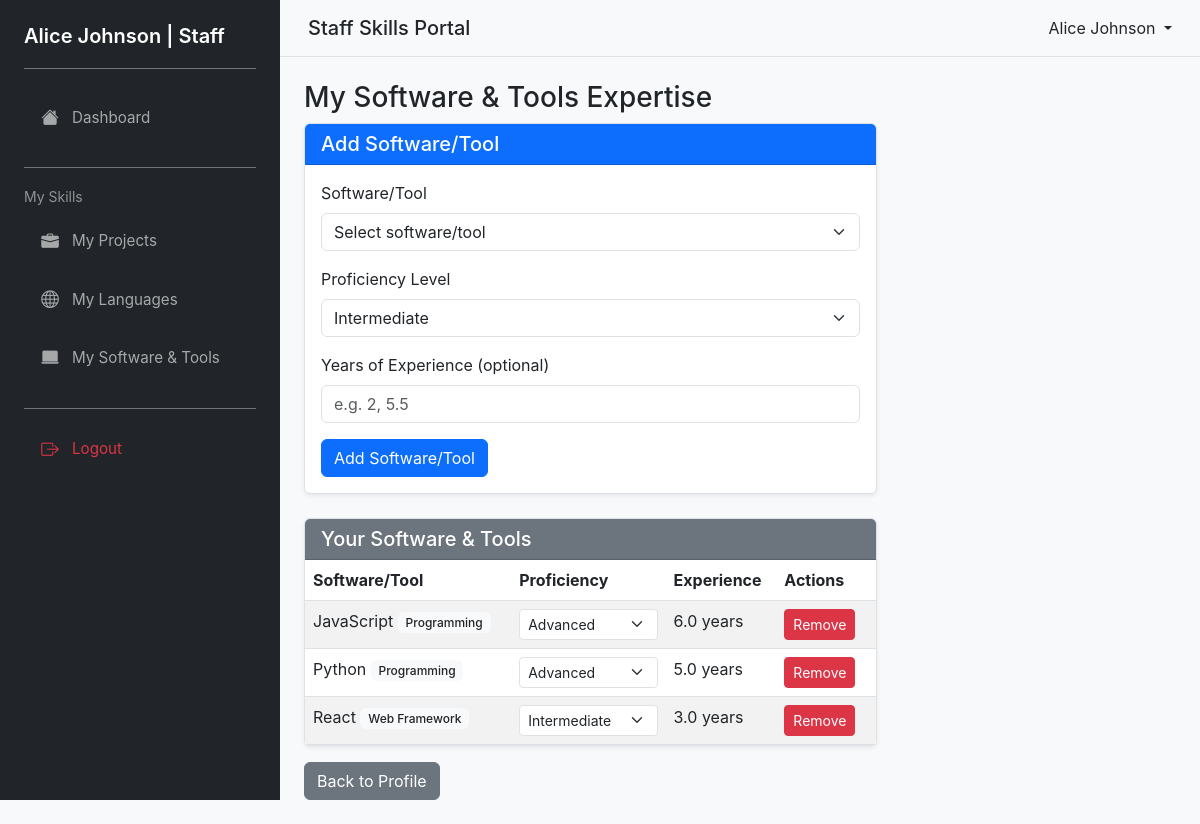
Screenshot of /pages/user_software_expertise.php (signed in) with the database file from the repository.
### tables this page shows
CREATE TABLE IF NOT EXISTS user_software_expertise (
  id INT AUTO_INCREMENT PRIMARY KEY,
  user_id INT NOT NULL,
  software_expertise_id INT NOT NULL,
  proficiency VARCHAR(50) NOT NULL DEFAULT 'Intermediate',
  years_experience DECIMAL(3,1),
  created_at TIMESTAMP DEFAULT CURRENT_TIMESTAMP,
  UNIQUE KEY unique_user_software (user_id, software_expertise_id),
  FOREIGN KEY (user_id) REFERENCES users(id) ON DELETE CASCADE,
  FOREIGN KEY (software_expertise_id) REFERENCES software_expertise(id) ON DELETE CASCADE
);

CREATE TABLE IF NOT EXISTS software_expertise (
  id INT AUTO_INCREMENT PRIMARY KEY,
  name VARCHAR(120) NOT NULL UNIQUE,
  category VARCHAR(100),
  created_at TIMESTAMP DEFAULT CURRENT_TIMESTAMP
);

### pages/user_software_expertise.php (the view, shortened to what this page needs)
<?php
require_once __DIR__ . '/../includes/header.php';
$pdo = getPDO();
$user_id = $_SESSION['user']['id'];
$userSoftware = $pdo->prepare('SELECT usp.id, usp.software_expertise_id, se.name, se.category, usp.proficiency, usp.years_experience FROM user_software_expertise usp JOIN software_expertise se ON usp.software_expertise_id = se.id WHERE usp.user_id = ? ORDER BY se.category ASC, se.name ASC');
$userSoftware->execute([$user_id]);
$userSoftwareList = $userSoftware->fetchAll();
?>
<div class="row">
    <div class="col-md-8">
        <h3>My Software & Tools Expertise</h3>
        <div class="card mb-4">
            <div class="card-header bg-primary text-white">
                <h5 class="mb-0">Add Software/Tool</h5>
            </div>
            <div class="card-body">
                <form method="post">
                    <div class="mb-3">
                        <label class="form-label">Software/Tool</label>
                        <select class="form-select" name="software_id" required>
                            <option value="">Select software/tool</option>
                        </select>
                    </div>
                    <div class="mb-3">
                        <label class="form-label">Proficiency Level</label>
                        <select class="form-select" name="proficiency" required>
                            <option value="Intermediate" selected>Intermediate</option>
                        </select>
                    </div>
                    <div class="mb-3">
                        <label class="form-label">Years of Experience (optional)</label>
                        <input type="number" step="0.5" min="0" class="form-control" name="years_experience" placeholder="e.g. 2, 5.5">
                    </div>
                    <button class="btn btn-primary">Add Software/Tool</button>
                </form>
            </div>
        </div>
        <div class="card">
            <div class="card-header bg-secondary text-white">
                <h5 class="mb-0">Your Software & Tools</h5>
            </div>
            <div class="table-responsive">
                <table class="table table-striped mb-0">
                    <thead>
                        <tr>
                            <th>Software/Tool</th>
                            <th>Proficiency</th>
                            <th>Experience</th>
                            <th style="width: 100px;">Actions</th>
                        </tr>
                    </thead>
                    <tbody>
                        <?php if (count($userSoftwareList) > 0): ?>
                            <?php foreach ($userSoftwareList as $us): ?>
                                <tr>
                                    <td><?php echo htmlspecialchars($us['name']); ?> <span class="badge bg-light text-dark"><?php echo htmlspecialchars($us['category'] ?? 'General'); ?></span></td>
                                    <td>
                                        <form method="post" style="display:inline;">
                                            <select name="proficiency" class="form-select form-select-sm" onchange="this.form.submit();">
                                                <option value="Intermediate" <?php echo ($us['proficiency'] === 'Intermediate') ? 'selected' : ''; ?>>Intermediate</option>
                                                <option value="Advanced" <?php echo ($us['proficiency'] === 'Advanced') ? 'selected' : ''; ?>>Advanced</option>
                                            </select>
                                        </form>
                                    </td>
                                    <td><?php echo $us['years_experience'] ? htmlspecialchars($us['years_experience']) . ' years' : '—'; ?></td>
                                    <td>
                                        <form method="post" style="display:inline;" onsubmit="return confirm('Remove this skill?');">
                                            <button type="submit" class="btn btn-sm btn-danger">Remove</button>
                                        </form>
                                    </td>
                                </tr>
                            <?php endforeach; ?>
                        <?php else: ?>
                            <tr><td colspan="4" class="text-center text-muted">No software/tools added yet.</td></tr>
                        <?php endif; ?>
                    </tbody>
                </table>
            </div>
        </div>
        <a href="<?php echo BASE_URL; ?>/pages/profile.php" class="btn btn-secondary mt-3">Back to Profile</a>
    </div>
</div>
<?php require_once __DIR__ . '/../includes/footer.php'; ?>

### assets/css/styles.css (style rules this page uses)
* { box-sizing: border-box; }
body { font-family: -apple-system, BlinkMacSystemFont, 'Segoe UI', 'Roboto', 'Oxygen', 'Ubuntu', 'Cantarell', 'Fira Sans', 'Droid Sans', 'Helvetica Neue', sans-serif; background-color: #f8f9fa; margin: 0; padding: 0; }
.card { border: 1px solid #dee2e6; box-shadow: 0 0.125rem 0.25rem rgba(0, 0, 0, 0.075); transition: all 0.3s ease; }
.table { margin-bottom: 0; border-collapse: collapse; }
.badge { padding: 0.35em 0.65em; font-weight: 500; }
.btn { transition: all 0.2s ease; }

### rows the page displays
user_software_expertise: software_expertise.name "JavaScript", software_expertise.category "Programming", proficiency "Advanced", years_experience "6.0"
user_software_expertise: software_expertise.name "Python", software_expertise.category "Programming", proficiency "Advanced", years_experience "5.0"
user_software_expertise: software_expertise.name "React", software_expertise.category "Web Framework", proficiency "Intermediate", years_experience "3.0"

### other values shown
$_SESSION['user']['full_names'] "Alice Johnson"
$_SESSION['user']['role_name'] "Staff"
